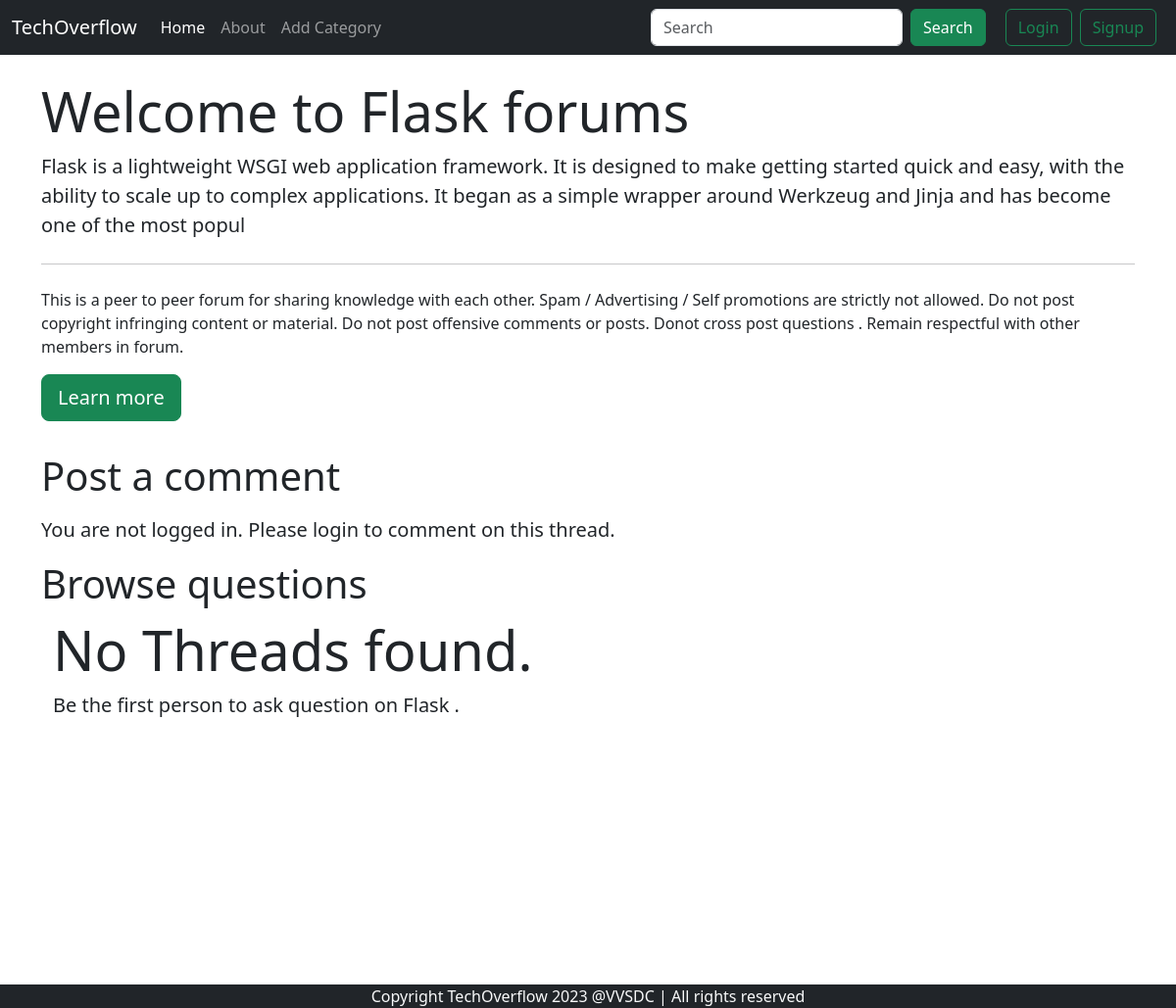
The app's page /threadlist.php?catid=4 with its own data.
### tables this page shows
CREATE TABLE `categories` (
  `category_id` int(11) NOT NULL,
  `category_name` varchar(255) DEFAULT NULL,
  `category_description` varchar(255) DEFAULT NULL,
  `created` datetime DEFAULT current_timestamp()
);

### threadlist.php (the view, shortened to what this page needs)
<!doctype html>
<html lang="en">
<head>
    <link href="https://cdn.jsdelivr.net/npm/bootstrap@5.3.0-alpha3/dist/css/bootstrap.min.css" rel="stylesheet"
>
</head>
<body>
</body>
</html>
<?php
require "./partials/_header.php";
require "./partials/_dbconnect.php";
?>
<?php
$id = $_GET['catid'];
$sql = "SELECT * FROM categories WHERE category_id=$id";
$result = mysqli_query($conn, $sql);
while ($row = mysqli_fetch_assoc($result)) {
    $cat_name = $row['category_name'];
    $cat_desc = $row['category_description'];
}
?>
<div class="container my-4">
    <div class="jumbotron">
        <h1 class="display-4">Welcome to <?php echo $cat_name ?> forums</h1>
        <p class="lead"><?php echo $cat_desc ?>
            <hr class="my-4">
        <p>This is a peer to peer forum for sharing knowledge with each other. Spam / Advertising / Self promotions are
            strictly not allowed. Do not post copyright infringing content or material. Do not post offensive comments
            or posts. Donot cross post questions . Remain respectful with other members in forum.</p>
        <a href="#" role="button" class="btn btn-success btn-lg">Learn more</a>
    </div>
</div>
<?php
    if(isset($_SESSION['loggedin']) && $_SESSION['loggedin']==true)
    {
        echo '<div class="container" style="margin-bottom: 50px;">
        <h1 class="py-2">Start a discussion</h1>
        <form action="'. $_SERVER["REQUEST_URI"] .'" method="post">
            <div class="mb-3">
                <label for="title" class="form-label">Problem Title</label>
                <input type="text" class="form-control" id="title" aria-describedby="emailHelp" name="title">
                <div id="title" class="form-text">Keep your title as crisp and short as possible.</div>
            </div>
            <div class="form-group">
                <label for="desc">Elaborate your problem</label>
                <textarea name="desc" id="desc" rows="3" class="form-control"></textarea>
            </div>
            <button type="submit" class="btn btn-success">Submit</button>
        </form>
    </div>';
    }
    else
    {
        echo '<div class="container">
            <div style="margin-bottom: 5px;">
                <h1 class="py-2">Post a comment</h1>
            </div>
            <p class="lead">
               You are not logged in. Please login to comment on this thread.
            </p>
        </div>';
    }
?>
<div class="container" style=" min-height:433px">
    <h1 style="margin-bottom: 10px;">Browse questions</h1>
    <?php
    $entry = false;
    if (!$entry)
    {
        echo '
       <div class="jumbotron jumbotron-fluid">
            <div class="container">
                <h1 class="display-4">No Threads found.</h1>
                <p class="lead">Be the first person to ask question
                on ' . $cat_name . ' .</p>
            </div>
        </div>';
    }
    ?>
</div>
<?php
require "./partials/_footer.php";
?>

### records on screen
categories: category_name "Flask", category_description "Flask is a lightweight WSGI web application framework. It is designed to make getting started quick and easy, with the ability to scale up to complex applications. It began as a simple wrapper around Werkzeug and Jinja and has become one of the most popul"
